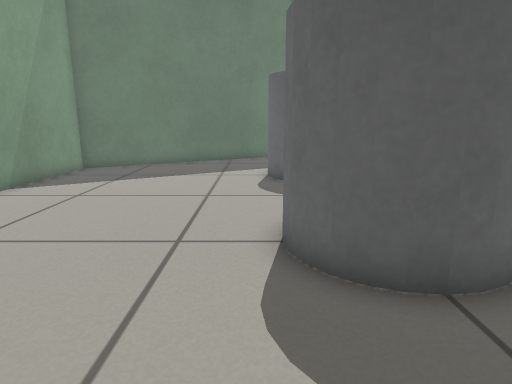
[1] (above)

12 first-person views from a walk through a world built for the Gazebo simulator. The camera is 0.56 m above the floor, tilts 12° down and sees 75° across. The floor is counted in squares, 0.25 m on a side. Each view is taken from the middle of a square. On the plan, view 1 faces up. The plan holds only what a view shows up to about 19 squares ahead; the rest is blank.

[2]
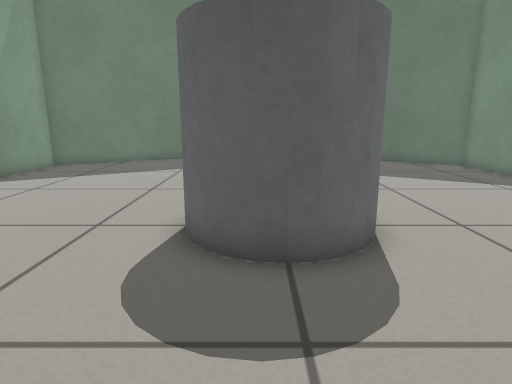

[3]
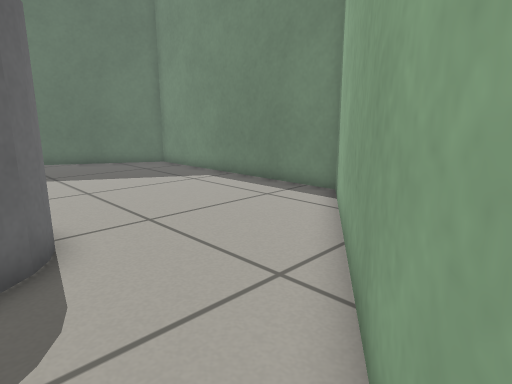

[4]
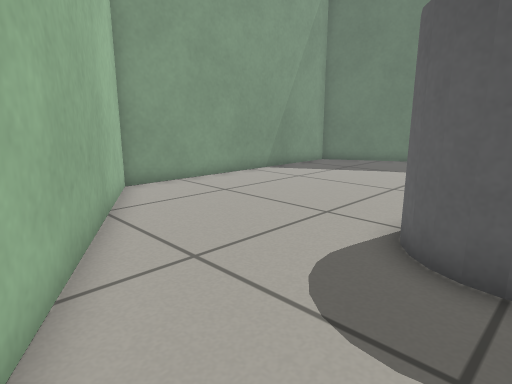

[5]
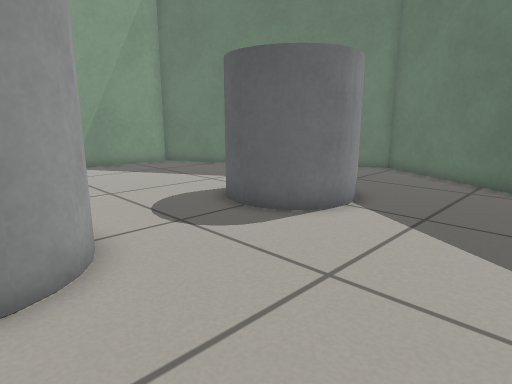

[6]
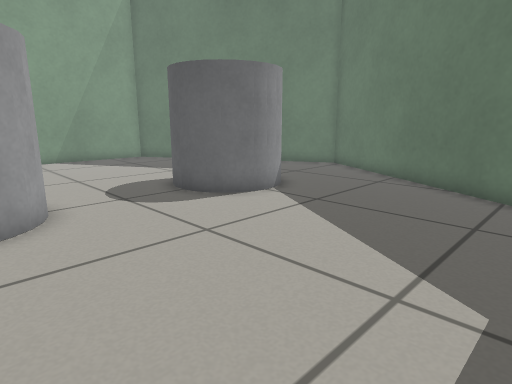

[7]
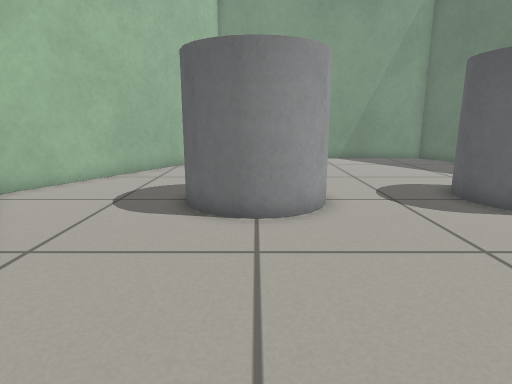

[8]
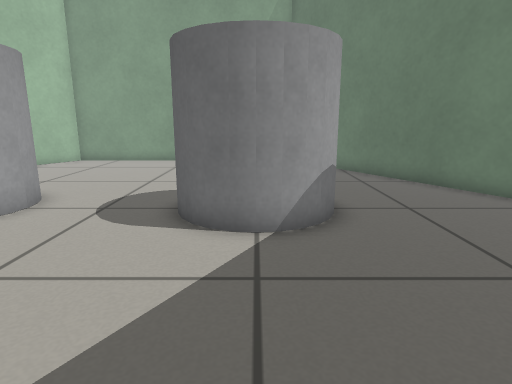

[9]
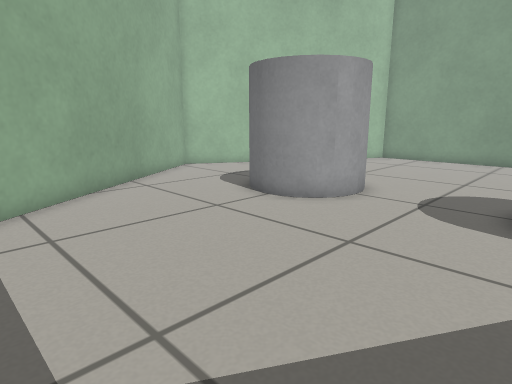

[10]
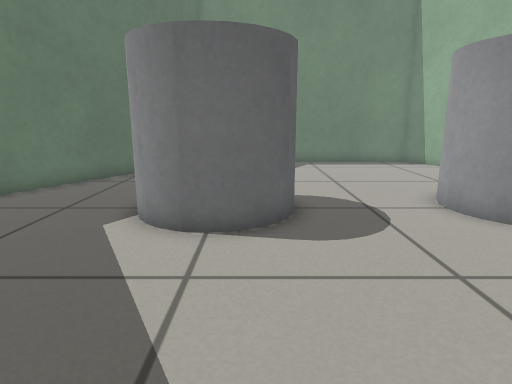

[11]
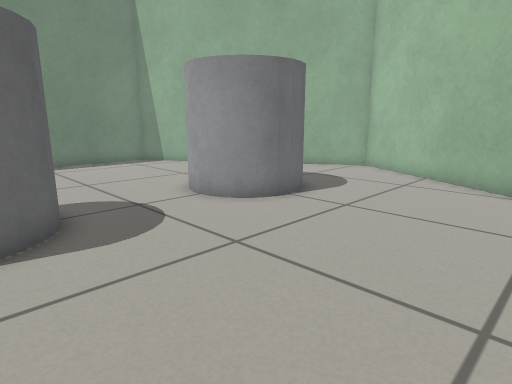

[12]
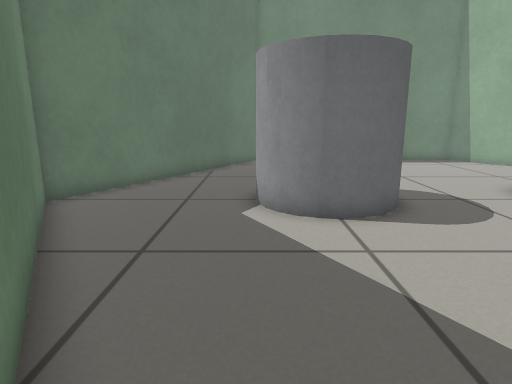

### Floor plan
Key: @ floor where view 1 was taken; # wall or solid block; . floor; C grey cylinder.
Columns run from 8 left of view 1 to 13 right of it. Each row starts with its distance up from view 1.
 22          ###
 21        ###.###
 20      ###.....###
 19     ##.........###
 18   ###............##
 17 ###...............###
 16 #.........CC........##
 15 #........C  C........#
 14 #........C  C........#
 13 #........C  C........#
 12 #.........CC.........#
 11 #....................#
 10 #....................#
  9 #....................#
  8 #.........CC.........#
  7 #........C  C........#
  6 #........C  C........#
  5 #........C  C........#
  4 #.........CC.......###
  3 ##................##
  2  ###............###
  1    ###.........##
  0      ###@....###
 -1        ##...##
 -2         #####

Positions as (right, up) in squares from view 1, and headings:
1: (0, 0), facing up
2: (2, -1), facing up
3: (3, -1), facing up-right
4: (3, -1), facing up-left
5: (9, 6), facing up-left
6: (12, 6), facing up-left
7: (12, 6), facing left
8: (11, 14), facing left
9: (12, 13), facing down-left
10: (-6, 13), facing right
11: (-6, 14), facing down-right
12: (-7, 16), facing right
